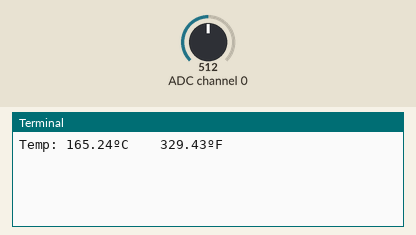
Bench run of a program on a simulated Raspberry Pi (BCM pin numbers). On the bench: the last lines printed to the terminal. The test bench sets the inputs (shaded band); at power-on: ADC channel 0 = 512 (analog values on the 0–1023 scale).

Above: at 1.2 s.
1.3 s: ADC channel 0 set to 716
At 2.0 s:
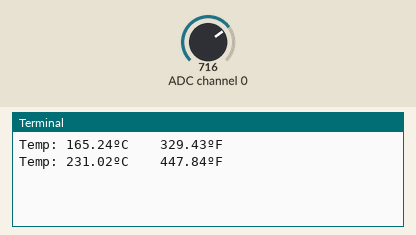
3.4 s: ADC channel 0 set to 900
At 5.5 s:
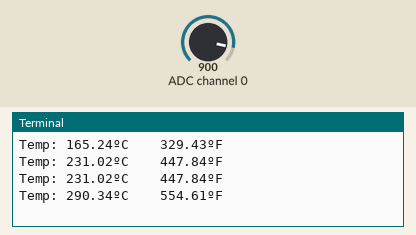
Timing chart, 0 to 7.0 s (numbered marks = the images above; inputs shaded):
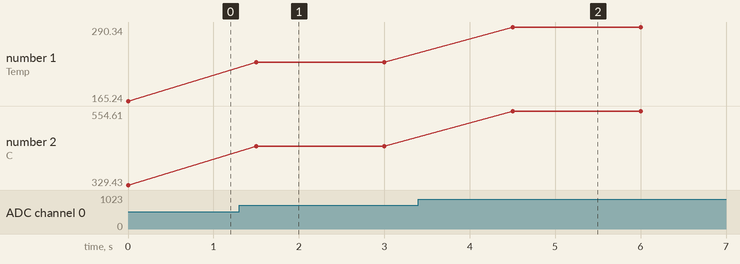

The program:

06_lm35_mcp3008.py
```python
# -*- coding: utf-8 -*-
from gpiozero import MCP3008
from time import sleep


# Set up channel number and SPI chip select device
reading = MCP3008(channel=0)

while True:
    # Converts ACD voltage to temperature in Celsius
    temp_c = round((reading.value * 3.3) * 100, 2)

    # Convert Celsius degrees to Farenheit
    temp_f = round(temp_c * 1.8 + 32, 2)

    # Print both temperatures
    print('Temp: {}ºC    {}ºF'.format(temp_c, temp_f))

    sleep(1.5)  # Wait 1.5 seconds for the next read
```

Measured:
- after the input at 1.3 s, the terminal: prints a new line after 0.20 s (image 1)
- after the input at 3.4 s, the terminal: prints a new line after 1.1 s (image 2)
- plotted number 1: 165.24 → 231.02 after the input at 1.3 s, 231.02 → 290.34 after the input at 3.4 s
- plotted number 2: 329.43 → 447.84 after the input at 1.3 s, 447.84 → 554.61 after the input at 3.4 s
